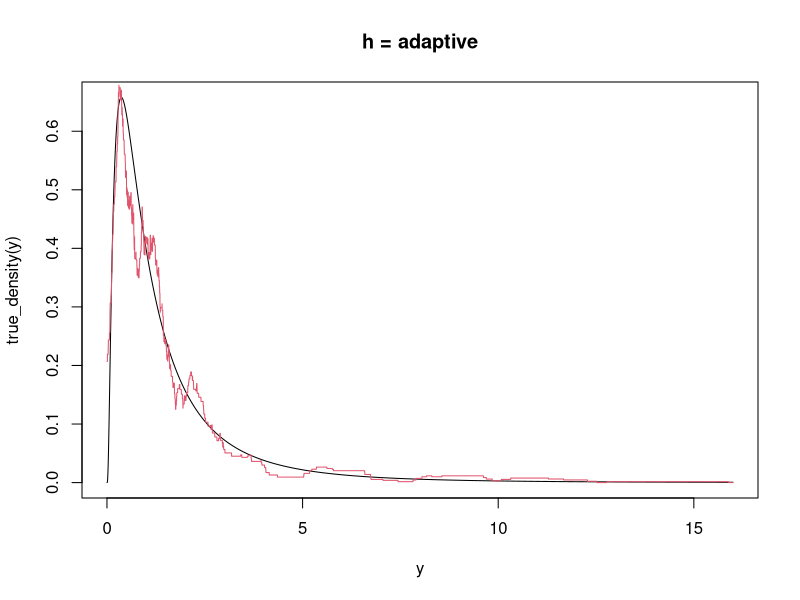
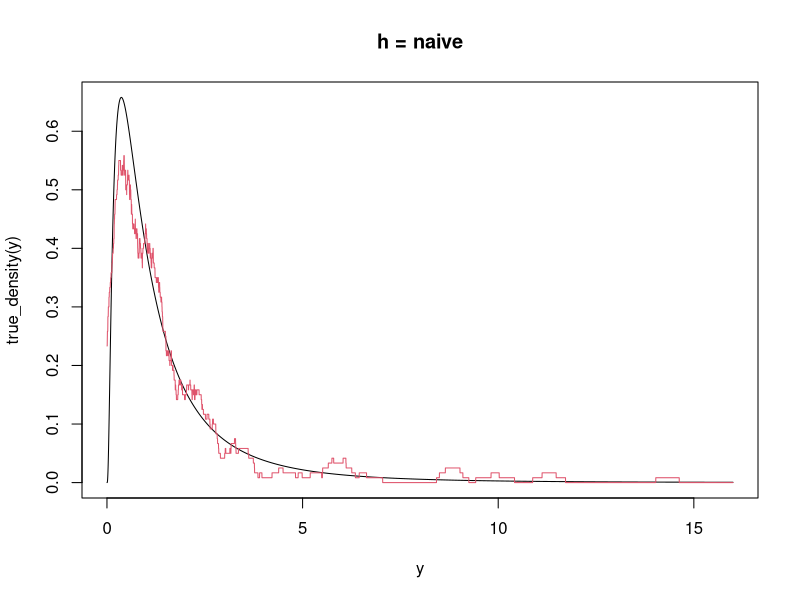

Reproduce these figures in R, in order.
## -----------------------------------------------------------------------------
Sort_bubble <- function(X){
  Y <- X
  n <- length(Y)
  if(n==1) return(Y)
  for(i in 1:(n-1)){
    for (j in 1:i){
      if(Y[j+1]<Y[j]){
        temp <- Y[j+1]
        Y[j+1] <- Y[j]
        Y[j] <- temp
      }
    }
  }
  return(Y)
}

Sort_selection <- function(X){
  Y <- X
  n <- length(Y)
  if(n==1) return(Y)
  for(i in 1:(n-1)){
    Index <- i
    for (j in (i+1):n){
      if (Y[Index] > Y[j]){
        Index <- j
      }
    }
    temp <- Y[i]
    Y[i] <- Y[Index]
    Y[Index] <- temp
  }
  return(Y)
} 

Sort_merge <- function(X){
  Y <- X
  n <- length(Y)
  Z <- numeric(n)
  if(n == 1){return(Y)}
  else if (n == 2){
    if(Y[1]>Y[2]){
      temp <- Y[1]
      Y[1] <- Y[2]
      Y[2] <- temp
    }
    return(Y)
  }
  else{
    m <- n%/%2
    Y1 <- Sort_merge(Y[1:m])
    Y2 <- Sort_merge(Y[(m+1):n])
    i <- 1
    j <- 1
    for(k in 1:n){
      if (i + j == n+1){
        if(Y1[m]<Y2[n-m]) Z[n] <- Y2[n-m]
        else Z[n] <- Y1[m]
      }
      else if(i == m+1){
        Z[k] <- Y2[j]
        j <- j+1
      }
      else if(j == n-m+1){
        Z[k] = Y1[i]
        i <- i+1
      }
      else if (Y1[i]<Y2[j]){
        Z[k] <- Y1[i]
        i <- i+1
      }
      else{
        Z[k] <- Y2[j]
        j <- j+1
      }
    }
    Y <- Z
  }
  return(Y)
}

Sort_quick <- function(X){
  Y <- X
  n <- length(Y)
  if(n==1) return(Y)
  Z <- Yright <- Yleft <- numeric(n)
  n2 <- n1 <- 0
  for(i in 2:n){
    if(Y[i]>Y[1]){
      n2 <- n2 +1
      Yright[n2] <- Y[i] 
    }
    else{
      n1 <- n1 +1
      Yleft[n1] <- Y[i] 
    }
  }
  if(n1==0){
    Zright <- Yright[1:n2]
    Zright <- Sort_quick(Zright)
    Z <- c(Y[1],Zright)
  }
  else if(n2==0){
    Zleft <- Yleft[1:n1]
    Zleft <- Sort_quick(Zleft)
    Z <- c(Zleft,Y[1])
  }
  else{
    Zright <- Yright[1:n2]
    Zleft <- Yleft[1:n1]
    Zleft <- Sort_quick(Zleft)
    Zright <- Sort_quick(Zright)
    Z <- c(Zleft,Y[1],Zright)
  }
  Y <- Z
  return(Y)
} 

Sort_counting_Integer <- function(X){## Only useful for integer
  Y <- X
  n <- length(Y)
  if(n==1) return(Y)
  for(i in 1:n){
    Y[i] <- Y[i]%/%1
  }
  M <- m <- Y[1]
  for(i in 2:n){
    if(m>Y[i]) m <- Y[i]
    if(M<Y[i]) M <- Y[i]
  }
  l <- M-m+1
  C <- numeric(l)
  for(i in 1:n){
    C[Y[i]-m+1] <- C[Y[i]-m+1]+1
  }
  Z <- rep(m,C[1])
  for(j in 1:(M-m)){
    if (C[j+1]!=0){
      Z <- c(Z,rep(m+j,C[j+1]))
    }
  }
  Y <- Z
  return(Y)
}

n_digit <- function(a,n){
  if(n==1){
    return(a%%10)
  }
  else{
    a1 <- a%%(10^n)
    re <- a1%/%(10^(n-1))
    return(re)
  }
}


Sort_radix_PostiveInteger <-function(X){## Only useful for postive integer
  Y <- X
  n <- length(Y)
  if (n == 1) return(Y)
  for(i in 1:n){
    Y[i] <- abs(Y[i])
  }
  M <- Y[1]
  for(i in 2:n){
     if(Y[i]>M) M <- Y[i]
  }
  if(M==0){return(Y)}
  k <- 1
  a <- M%/%(10^(k-1))
  while(a!=0){
    k <- k+1
    a <- M%/%(10^(k-1))
  }
  k <- k-1
  U <- Y
  for(i in 1:k){
    C <- rep(0,10)
    r <- matrix(0:0,nrow=10,ncol=n)
    for(j in 1:n){
      t <- n_digit(U[j],i) 
      C[t+1] <- C[t+1]+1
      r[t+1,C[t+1]] <- U[j]
    }
    t <- 1
    while(C[t]==0){
      t <- t+1
    }
    r1 <- r[t,]
    r1 <- r1[1:C[t]]
    Z <- r1
    t <- t+1
    while(t<11){
      if(C[t]!=0){
        r2 <- r[t,]
        r2 <- r2[1:C[t]]
        Z <- c(Z,r2)
      }
      t <- t+1
    }
    U <- Z
  }
  Y <- U
  return(Y)
}

Sort_Insert <- function(X){
  Y <- X
  n <- length(Y)
  if(n==1) return(Y)
  for(i in 2:n){
    temp <- Y[i]
    j <- i-1
    while(j > 0&&Y[j]>temp){
      j <- j-1
      Y[j+2] <- Y[j+1] 
    }
    Y[j+1] <- temp  
  }
  return(Y)
}

Sort_Shell <- function(X){##Using Sort_Insert
  Y <- X
  n <- length(Y)
  if(n==1) return(Y)
  d <- n%/%2
  while(d!=0){
    m <- n%/%d
    for(i in 1:d){
      arrayd <- rep(0,m)
      for(j in 1:m){
        arrayd[j] <- Y[(j-1)*d+i]
      }
      arrayd <- Sort_Insert(arrayd)
      for(j in 1:m){
        Y[(j-1)*d+i] <- arrayd[j]
      }
    }
    d <- d%/%2
  }
  return(Y)
}

Sort_Heap <-function(X){
  Y <- X
  n <- length(Y)
  if(n==1) return(Y)
  else if(n==2){
    if(Y[1]>Y[2]){
      temp <- Y[1]
      Y[1] <- Y[2]
      Y[2] <- temp
    }
    return(Y)
  }
  else{
    m <- n%/%2
    for(i0 in 1:m){
      i <- m + 1 - i0
      if (Y[i]<Y[2*i]){
        temp <- Y[2*i]
        Y[2*i] <- Y[i]
        Y[i] <- temp
      }
      if(2*i+1<n+1){
        if (Y[i]<Y[2*i+1]){
          temp <- Y[2*i+1]
          Y[2*i+1] <- Y[i]
          Y[i] <- temp
        }
      }  
    }
    Yn <- Y[1]
    Y[1] <- Y[n]
    Z <- Y[1:(n-1)]
    Z <- Sort_Heap(Z)
    Y <- c(Z,Yn)
    return(Y)
  }
}

x <- sample(1:20,15,replace = T)
x
Sort_bubble(x)

x <- sample(1:20,15,replace = T)
x
Sort_selection(x)

x <- sample(1:20,15,replace = T)
x
Sort_merge(x)

x <- sample(1:20,15,replace = T)
x
Sort_quick(x)

x <- sample(1:20,15,replace = T)
x
Sort_quick(x)

x <- sample(1:20,15,replace = T)
x
Sort_Insert(x)

x <- sample(1:20,15,replace = T)
x
Sort_Shell(x)

x <- sample(1:20,15,replace = T)
x
Sort_Heap(x)

x <- sample(1:20,15,replace = T)
x
Sort_radix_PostiveInteger(x)##Only can use in PostiveInteger array

x <- sample(1:20,15,replace = T)
x
Sort_counting_Integer(x)##Only can use in Integer array

## -----------------------------------------------------------------------------
fhat_simple <- function(Sample,x,h){
  N <- length(Sample)
  K <- numeric(N)
  L <- length(x)
  fhat <- numeric(L)
  for(j in 1:L){
    for(i in 1:N){
      if(Sample[i]>x[j]+h){
        K[i] <- 0
      }
      else if(Sample[i]<x[j]-h){
        K[i] <- 0
      }
      else{
        K[i] <- 1/2
      }
    }
    fhat[j] <- sum(K)/(N*h)
  }
  return(fhat)
}

fhat_adaptive <- function(Sample,x,h){
  N <- length(Sample)
  s <- numeric(N)
  c <- 0.5
  L <- length(x)
  f_hat <- numeric(L)
  f_simple <- fhat_simple(Sample,Sample,h)
  T_s <- (prod(f_simple))^(1/N)
  for(i in 1:N){s[i] <- (f_simple[i]/T_s)^(-c)}
  K_hat <- numeric(N)
  for(j in 1:L){
    for(i in 1:N){
      if(Sample[i]>x[j]+h*s[i]){
        K_hat[i] <- 0
      }
      else if(Sample[i]<x[j]-h*s[i]){
        K_hat[i] <- 0
      }
      else{
        K_hat[i] <- 1/(2*N*h*s[i])
      }
    }
    f_hat[j] <- sum(K_hat)
  }
  return(f_hat)
}


set.seed(2020)
h <- 0.3
n <- 200
rsample <- function(N){
  lnY <- rnorm(N,mean = 0,sd=1)
  Y <- exp(lnY)
  return(Y)
}
true_density <- function(t){
    return_value <- dnorm(log(t),0,1)/t
  return(return_value)
}
X <- rsample(n)
y <- seq(0.002,16,0.002)
plot(y, true_density(y), "l", main = "h = adaptive")
lines(y,fhat_adaptive(X,y,h),"l",col=2)
plot(y, true_density(y), "l", main = "h = naive")
lines(y,fhat_simple(X,y,h),"l",col=2)

## -----------------------------------------------------------------------------
K <- function(u,h){###Gaussian kernel function
  K_value <- exp(-(u/h)^2/2)/(h*sqrt(2*pi))
  return(K_value)
}

Ts <- function(X,Y,h){#Test statistics
  len_X <- length(X)
  len_Y <- length(Y)
  C <- K(0,1)*(len_X+len_Y)/(h*len_X*len_Y)
  I1 <- 0
  I2 <- 0
  I3 <- 0
  for (i in 1:len_X){
    for (j in 1:len_X){
      K1 <- K(X[i]-X[j],h)/(len_X*len_X)
      I1 <- I1 + K1
    }
  }
  for (i in 1:len_Y){
    for (j in 1:len_Y){
      K2 <- K(Y[i]-Y[j],h)/(len_Y*len_Y)
      I2 <- I2 + K2
    }
  }
  for (i in 1:len_X){
    for (j in 1:len_Y){
      K3 <- -2*K(X[i]-Y[j],h)/(len_X*len_Y)
      I3 <- I3 + K3
    }
  }
  I <- I1 + I2 + I3
    sigma2_1 <- 0
  sigma2_2 <- 0
  sigma2_3 <- 0
  for (i in 1:len_X){
    for (j in 1:len_X){
      s1 <- (K(X[i]-X[j],h))^2/(len_X*len_X)
      sigma2_1 <- sigma2_1 + s1
    }
  }
  for (i in 1:len_Y){
    for (j in 1:len_Y){
      s2 <- (K(Y[i]-Y[j],h))^2/(len_Y*len_Y)
      sigma2_2 <- sigma2_2 + s2
    }
  }
  for (i in 1:len_X){
    for (j in 1:len_Y){
     s3 <- 2*(K(X[i]-Y[j],h))^2/(len_X*len_Y)
      sigma2_3 <- sigma2_3 + s3
    }
  }
  sigma2<- h*(sigma2_1+sigma2_2+sigma2_3)
  sigma_hat <- sqrt(sigma2)
  result <-sqrt(len_X*len_Y*h)*(I-C)/sigma_hat
  return(result)
}



density_test <- function(X,Y,alpha){
  len_x <- length(X)
  len_y <- length(Y)
  S <- c(X,Y)
  sd_hat <- sd(S)
  bw <- sd_hat*1.06*(len_y+len_x)^(-0.2)
  T1 <- Ts(X,Y,bw)
  T0 <- qnorm(1-alpha,0,1)
  return_value <- list(result=T0>T1,Tstatistic=T1,Standard=T0)
  return(return_value)
}


bw_density_test <- function(X,Y,alpha,bw){## User can choice the bandwidth by himself
  T1 <- Ts(X,Y,bw)
  T0 <- qnorm(1-alpha,0,1)
  return_value <- list(result=T0>T1,Tstatistic=T1,Standard=T0)
  return(return_value)
}

set.seed(2020)
n1 <- 30
n2 <- 40
X1 <- rnorm(n1,0,1)
X2 <- rnorm(n2,0,1)
density_test(X1,X2,0.05)
X3 <- rnorm(n1,0,2)
density_test(X1,X3,0.05)
S <- c(X1,X2)
sd_hat <- sd(S)
bw <- sd_hat*1.06*(n1+n2)^(-0.2)
bw_density_test(X1,X2,0.05,bw)

## -----------------------------------------------------------------------------
K <- function(u,h){###Gaussian kernel function
  K_value <- exp(-(u/h)^2/2)/(h*sqrt(2*pi))
  return(K_value)
}

f1 <- function(X,h,m){
  re <- 0
  lX <-length(X)
  for (i in 1:lX) {
    re <- re + K(X[i]-X[m],h) 
  }
  re <- re - K(0,h)
  re <- re/(lX-1)
  return(re)
}

f2 <- function(X,Y,h1,h2,m){
  res <- 0
  lX <-length(X)
  for (i in 1:lX) {
    res <- res + K(X[i]-X[m],h1)*K(Y[i]-Y[m],h2) 
  }
  res <- res - K(0,h1)*K(0,h2)
  res <- res/(lX-1)
  return(res)
}

Ts2 <- function(X,Y,h1,h2){#Test statistics
  len_X <- length(X)
    len_X <- length(X)
  I1 <- 0
  I2 <- 0
  I3 <- 0
  for(i in 1:len_X){
    I1 <- I1 + f2(X,Y,h1,h2,i)
    I3 <- I3 + f1(X,h1,i)*f1(Y,h2,i)
    for (j in 1:len_X){
      I2 <- I2 + f1(X,h1,i)*f1(Y,h2,j)
    }
  }
  I1 <- I1/len_X
  I2 <- I2/(len_X)^2
  I3 <- -2*I3/len_X
  I_hat <- I1 + I2 + I3
    len_X <- length(X)
  s1 <- 0
  s2 <- 0
  for (i in 1:len_X){
    s1 <- s1 + (K(0,h1)*K(0,h2))^2
    for(j in 1:len_X){
      s2 <- s2+ (K(X[j]-X[i],h1)*K(Y[j]-Y[i],h2))^2
    }
  }
  s_hat <- s2-s1
  s_hat <- 2*s_hat/(len_X^2-len_X)
  sigma_hat <- sqrt(s_hat)
  result <- len_X*sqrt(h1*h2)*I_hat/sigma_hat
  return(result)
}

Independence_test <- function(X,Y,alpha){
  n <- length(X)
  r <- numeric(3)
  r[2] <- NA
  r[3] <- NA
  if(n==length(Y)){
    h1 <- 1.06*sd(X)*n^(-0.2)##suitable bandwith
    h2 <- 1.06*sd(Y)*n^(-0.2)
    r[2] <- qnorm(1-alpha,0,1)
    r[3] <- Ts2(X,Y,h1,h2)
    if(r[3]>r[2]){
      r1 <- "Dependence"
    }
    else{
      r1 <- "Independence"
    }
  }
  else{
    r1 <- "different length"
  }
  return_value <- list(result=r1,Tstatistic=r[3],Standard=r[2])
  return(return_value)
}


bw_Independence_test <- function(X,Y,alpha,bw1,bw2){## User can choice the bandwidth by himself
  n <- length(X)
  r <- numeric(3)
  r[2] <- NA
  r[3] <- NA
  if(n==length(Y)){
    r[2] <- qnorm(1-alpha,0,1)
    r[3] <- Ts2(X,Y,bw1,bw2)
    if(r[3]>r[2]){
      r1 <- "Dependence"
    }
    else{
      r1 <- "Independence"
    }
  }
  else{
    r1 <- "different length"
  }
  return_value <- list(result=r1,Tstatistic=r[3],Standard=r[2])
  return(return_value)
}

set.seed(2020)
n1 <- 30
n2 <- 40
X1 <- rnorm(n1,0,1)
X2 <- rnorm(n2,0,1)
Independence_test(X1,X2,0.05)
X3 <- rnorm(n1,0,2)
Independence_test(X1,X3,0.05)
X4 <- X1^2
Independence_test(X1,X4,0.05)
n <- length(X1)
h1 <- 1.06*sd(X1)*n^(-0.2)
h4 <- 1.06*sd(X4)*n^(-0.2)
bw_Independence_test(X1,X4,0.05,h1,h4)

